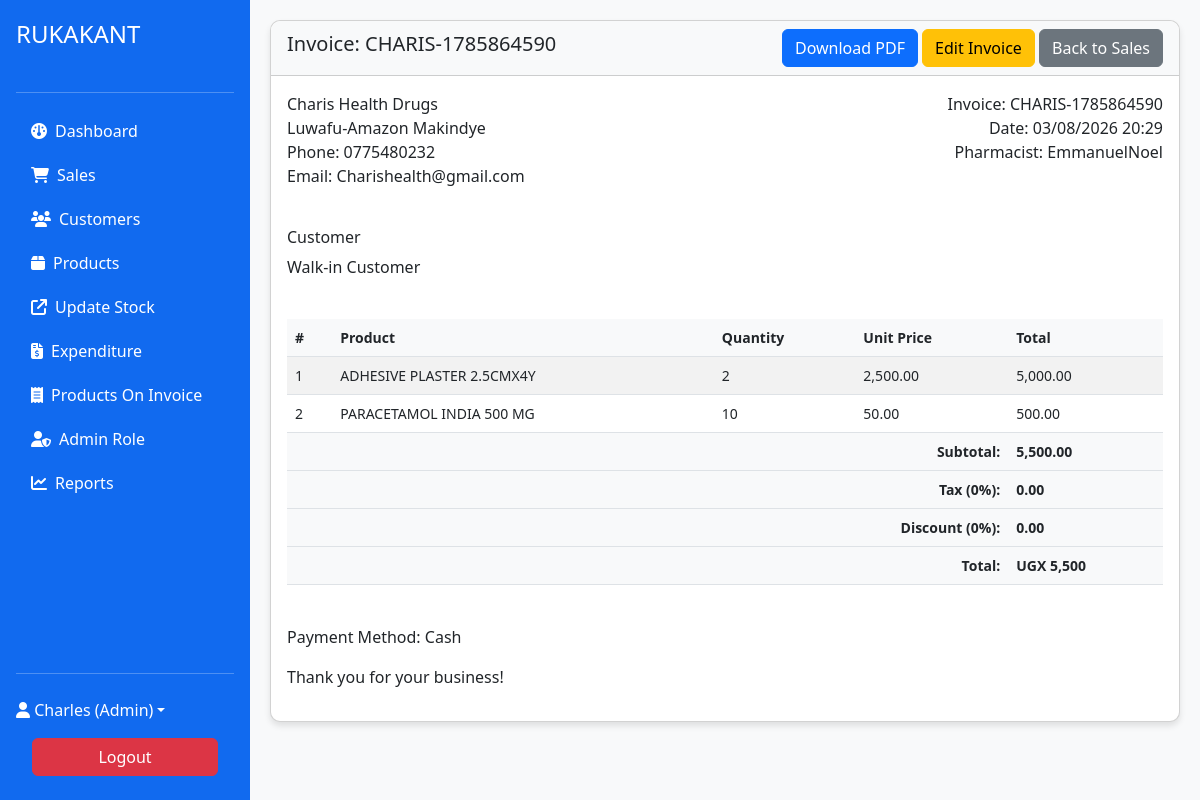
The page /system/closed_invoice.php?id=2394 (signed in) on the database its author committed.
### tables this page shows
CREATE TABLE `sales_pharm` (
  `id` int(11) NOT NULL,
  `customer_id` int(11) DEFAULT NULL,
  `invoice_number` varchar(20) NOT NULL,
  `user_id` int(11) NOT NULL,
  `customer_name` varchar(100) DEFAULT NULL,
  `total_amount` double DEFAULT NULL,
  `discount` double DEFAULT NULL,
  `tax` double DEFAULT NULL,
  `net_amount` double DEFAULT NULL,
  `payment_method` enum('cash','card','mobile_money') NOT NULL,
  `transaction_id` varchar(255) DEFAULT NULL,
  `date` datetime DEFAULT current_timestamp(),
  `notes` text DEFAULT NULL
);

CREATE TABLE `pharmacy_details` (
  `id` int(11) NOT NULL,
  `name` varchar(255) NOT NULL,
  `address` text NOT NULL,
  `phone` varchar(100) DEFAULT NULL,
  `email` varchar(150) DEFAULT NULL,
  `created_at` timestamp NOT NULL DEFAULT current_timestamp(),
  `updated_at` timestamp NOT NULL DEFAULT current_timestamp() ON UPDATE current_timestamp()
);

CREATE TABLE `users_pharm` (
  `id` int(11) NOT NULL,
  `username` varchar(50) NOT NULL,
  `password` varchar(255) NOT NULL,
  `role` enum('admin','pharmacist') NOT NULL,
  `full_name` varchar(100) NOT NULL,
  `email` varchar(100) NOT NULL,
  `phone` varchar(20) DEFAULT NULL,
  `created_at` datetime DEFAULT current_timestamp(),
  `last_login` datetime DEFAULT NULL,
  `status` tinyint(4) DEFAULT 1
);

### includes/db.php (called while the page is built, shortened)
<?php
class Database
{
    private $host = 'localhost';
    private $user = 'root';
    private $pass = '';
    private $dbname = 'hospital_management';
    private $conn;
    public function __construct()
    {
        $this->conn = new mysqli($this->host, $this->user, $this->pass, $this->dbname);
    }
    public function query($sql, $params = [])
    {
        $stmt = $this->conn->prepare($sql);
        if (!empty($params)) {
            $types = str_repeat('s', count($params));
            $stmt->bind_param($types, ...$params);
        }
        $stmt->execute();
        $result = $stmt->get_result();
        return $result ? $result->fetch_all(MYSQLI_ASSOC) : false;
    }
    public function fetchOne($sql, $params = [])
    {
        $stmt = $this->conn->prepare($sql);
        $stmt->execute();
        $result = $stmt->get_result();
        return $result ? $result->fetch_assoc() : null;
    }
}

### system/closed_invoice.php (the view, shortened to what this page needs)
<?php
require_once '../includes/header.php';
$sale_id = (int) $_GET['id'];
$sale = $db->query("
    SELECT s.*, u.username
    FROM sales_pharm s
    JOIN users_pharm u ON s.user_id = u.id
    WHERE s.id = ?
", [$sale_id])[0] ?? null;
$sale_items = $db->query("
    SELECT si.*, p.name
    FROM sale_items_pharm si
    JOIN products_pharm p ON si.product_id = p.id
    WHERE si.sale_id = ?
", [$sale_id]);
$pharmacy = $db->fetchOne("SELECT * FROM pharmacy_details LIMIT 1");
?>
<div class="card">
    <div class="card-header d-flex justify-content-between align-items-center">
        <h5>Invoice: <?= htmlspecialchars($sale['invoice_number']) ?></h5>
        <div>
            <a href="invoice.php?id=<?= $sale_id ?>&download=1" target="_blank" id="downloadInvoiceBtn"
                class="btn btn-primary">Download PDF</a>
            <?php if (isset($_SESSION['role']) && $_SESSION['role'] === 'admin'): ?>
                <a href="edit_invoice.php?id=<?= $sale_id ?>" class="btn btn-warning">Edit Invoice</a>
            <?php endif; ?>
            <a href="sales.php" class="btn btn-secondary">Back to Sales</a>
        </div>
    </div>
    <div class="card-body">
        <div class="row mb-4">
            <div class="col-md-6">
                <p>
                    <?= $pharmacy['name'] ?? 'Pharmacy Name Not Set' ?><br>
                    <?= nl2br($pharmacy['address'] ?? 'Address Not Set') ?><br>
                    Phone: <?= $pharmacy['phone'] ?? 'N/A' ?><br>
                    Email: <?= $pharmacy['email'] ?? 'N/A' ?>
                </p>
            </div>
            <div class="col-md-6 text-end">
                <p>
                    Invoice:  <?= htmlspecialchars($sale['invoice_number']) ?><br>
                    Date: <?= date('d/m/Y H:i', strtotime($sale['date'])) ?><br>
                    Pharmacist: <?= htmlspecialchars($sale['username']) ?>
                </p>
            </div>
        </div>
        <div class="row mb-4">
            <div class="col-md-12">
                <h6>Customer</h6>
                <p><?= htmlspecialchars($sale['customer_name']) ?></p>
            </div>
        </div>
        <div class="table-responsive mb-4">
            <table class="table table-striped">
                <thead>
                    <tr>
                        <th>#</th>
                        <th>Product</th>
                        <th>Quantity</th>
                        <th>Unit Price</th>
                        <th>Total</th>
                    </tr>
                </thead>
                <tbody>
                    <?php foreach ($sale_items as $index => $item): ?>
                        <tr>
                            <td><?= $index + 1 ?></td>
                            <td><?= htmlspecialchars($item['name']) ?></td>
                            <td><?= $item['quantity'] ?></td>
                            <td><?= number_format($item['price'], 2) ?></td>
                            <td><?= number_format($item['total'], 2) ?></td>
                        </tr>
                    <?php endforeach; ?>
                </tbody>
                <tfoot>
                    <tr>
                        <th colspan="4" class="text-end">Subtotal:</th>
                        <th><?= number_format($sale['total_amount'], 2) ?></th>
                    </tr>
                    <tr>
                        <th colspan="4" class="text-end">Tax (0%):</th>
                        <th>0.00</th>
                    </tr>
                    <tr>
                        <th colspan="4" class="text-end">Discount (0%):</th>
                        <th>0.00</th>
                    </tr>
                    <tr>
                        <th colspan="4" class="text-end">Total:</th>
                        <th>UGX <?= number_format($sale['total_amount']) ?></th>
                    </tr>
                </tfoot>
            </table>
        </div>
        <div class="row">
            <div class="col-md-12">
                <p>Payment Method: <?= ucfirst(str_replace('_', ' ', $sale['payment_method'])) ?></p>
                <p>Thank you for your business!</p>
            </div>
        </div>
    </div>
</div>
<?php require_once '../includes/footer.php'; ?>

### assets/css/style.css (style rules this page uses)
body { font-family: 'Segoe UI', Tahoma, Geneva, Verdana, sans-serif; background-color: #f8f9fa; }
.card { border-radius: 10px; box-shadow: 0 4px 6px rgba(0, 0, 0, 0.1); margin-bottom: 20px; }
.card-header { border-radius: 10px 10px 0 0 !important; background-color: #f8f9fa; font-weight: 600; }
.table-responsive { overflow-x: auto; }
.table { font-size: 14px; }
.table th { font-weight: 600; background-color: #f8f9fa; }

### includes/header.php (style rules this page uses)
body, html { margin: 0; padding: 0; height: 100%; }

### rows shown on the page
sales_pharm: invoice_number "CHARIS-1785864590", date "03/08/2026 20:29", user.username "EmmanuelNoel", customer_name "Walk-in Customer", total_amount "5,500.00", total_amount "5,500", payment_method "Cash"
pharmacy_details: name "Charis Health Drugs", address "Luwafu-Amazon Makindye", phone "0775480232", email "Charishealth@gmail.com"

### other values the page prints
$_SESSION['full_name'] "Charles"
$_SESSION['role'] "Admin"
$item['name'] "ADHESIVE PLASTER 2.5CMX4Y"
$item['quantity'] "2"
$item['price'] "2,500.00"
$item['total'] "5,000.00"
$item['name'] "PARACETAMOL INDIA 500 MG"
$item['quantity'] "10"
$item['price'] "50.00"
$item['total'] "500.00"
